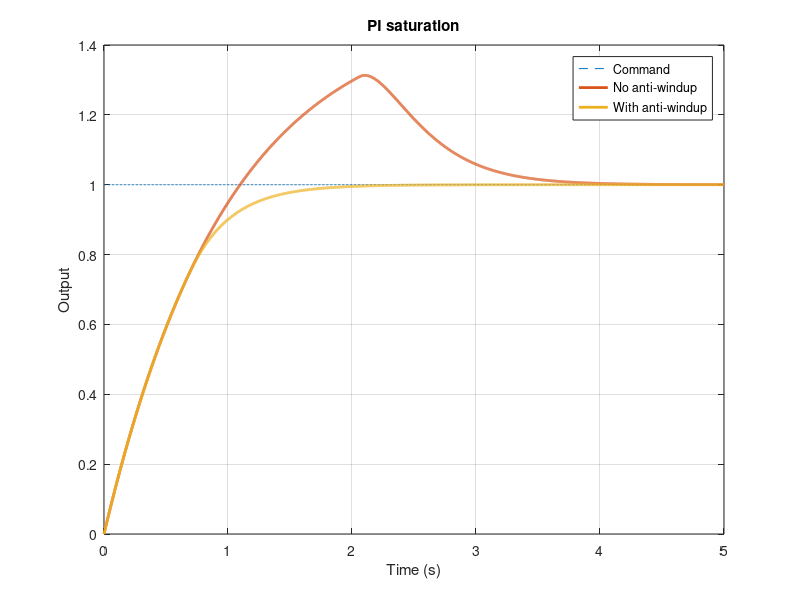

MATLAB code to generate this figure:
% MECH321 — Dynamics of Engineering Systems | TYUT 2026
% Paired with the corresponding Python L10 file. Control System Toolbox is required.
% Each script writes its lecture figure to Code/Figures/MATLAB.
clear; close all; clc;
fig = figure('Color','w','Position',[100 100 900 440]);
dt=0.002; t=0:dt:5; limit=1.5; y=zeros(2,numel(t)); for mode=1:2, integ=0; for j=2:numel(t), e=1-y(mode,j-1); raw=6*e+integ; u=max(-limit,min(limit,raw)); if mode==1 || abs(raw)<=limit || sign(e)~=sign(raw), integ=integ+12*e*dt; end; y(mode,j)=y(mode,j-1)+dt*(-y(mode,j-1)+u); end; end; plot(t,ones(size(t)),'--'); hold on; plot(t,y(1,:),'LineWidth',2); plot(t,y(2,:),'LineWidth',2); legend('Command','No anti-windup','With anti-windup'); xlabel('Time (s)'); ylabel('Output'); title('PI saturation');
grid on;
out = fullfile(fileparts(fileparts(mfilename('fullpath'))),'Figures','MATLAB');
if ~exist(out,'dir'), mkdir(out); end
exportgraphics(fig,fullfile(out,'L10.png'),'Resolution',200);
disp('L10 complete');
